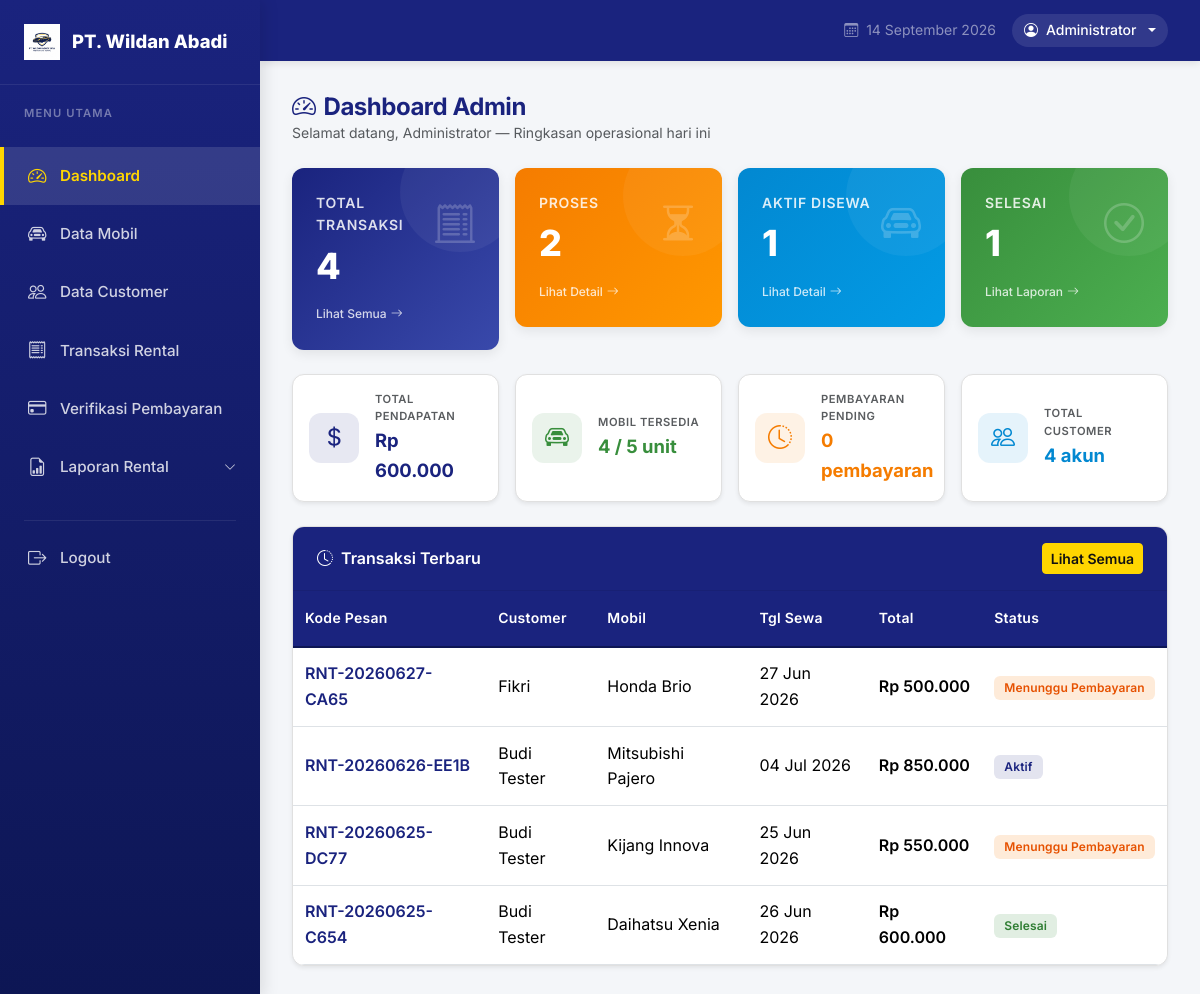
Page /admin/dashboard.php (signed in) on the committed database.
### tables this page shows
CREATE TABLE `pemesanan` (
  `id` int(10) UNSIGNED NOT NULL,
  `kode_pesan` varchar(25) NOT NULL,
  `customer_id` int(10) UNSIGNED NOT NULL,
  `mobil_id` int(10) UNSIGNED NOT NULL,
  `tanggal_sewa` date NOT NULL,
  `tanggal_kembali` date NOT NULL,
  `lama_sewa` tinyint(4) NOT NULL COMMENT 'dalam hari',
  `total_biaya` decimal(14,2) NOT NULL,
  `catatan` text DEFAULT NULL,
  `status` enum('menunggu_pembayaran','menunggu_konfirmasi','aktif','selesai','dibatalkan') NOT NULL DEFAULT 'menunggu_pembayaran',
  `created_at` timestamp NOT NULL DEFAULT current_timestamp(),
  `updated_at` timestamp NOT NULL DEFAULT current_timestamp() ON UPDATE current_timestamp()
);

CREATE TABLE `users` (
  `id` int(10) UNSIGNED NOT NULL,
  `nama_lengkap` varchar(100) NOT NULL,
  `email` varchar(100) NOT NULL,
  `password` varchar(255) NOT NULL,
  `no_telepon` varchar(20) DEFAULT NULL,
  `alamat` text DEFAULT NULL,
  `foto_profil` varchar(255) DEFAULT NULL,
  `role` enum('admin','customer','direktur') NOT NULL DEFAULT 'customer',
  `created_at` timestamp NOT NULL DEFAULT current_timestamp(),
  `updated_at` timestamp NOT NULL DEFAULT current_timestamp() ON UPDATE current_timestamp()
);

CREATE TABLE `mobil` (
  `id` int(10) UNSIGNED NOT NULL,
  `nama_mobil` varchar(100) NOT NULL,
  `tipe` varchar(50) NOT NULL,
  `tahun` year(4) DEFAULT NULL,
  `kapasitas` tinyint(4) DEFAULT NULL COMMENT 'jumlah penumpang',
  `warna` varchar(50) DEFAULT NULL,
  `plat_nomor` varchar(20) DEFAULT NULL,
  `harga_per_hari` decimal(12,2) NOT NULL,
  `deskripsi` text DEFAULT NULL,
  `foto` varchar(255) DEFAULT NULL,
  `status` enum('tersedia','disewa','servis') NOT NULL DEFAULT 'tersedia',
  `created_at` timestamp NOT NULL DEFAULT current_timestamp(),
  `updated_at` timestamp NOT NULL DEFAULT current_timestamp() ON UPDATE current_timestamp()
);

### admin/dashboard.php (the view, shortened to what this page needs)
<?php
require_once '../config/db.php';
require_once '../includes/functions.php';
$summary = $pdo->query("
    SELECT
        COUNT(*) AS total,
        SUM(CASE WHEN status IN ('menunggu_pembayaran','menunggu_konfirmasi') THEN 1 ELSE 0 END) AS proses,
        SUM(CASE WHEN status = 'aktif' THEN 1 ELSE 0 END) AS aktif,
        SUM(CASE WHEN status = 'selesai' THEN 1 ELSE 0 END) AS selesai,
        SUM(CASE WHEN status = 'selesai' THEN total_biaya ELSE 0 END) AS total_pendapatan
    FROM pemesanan
")->fetch();
$totalMobil    = (int)$pdo->query("SELECT COUNT(*) FROM mobil")->fetchColumn();
$mobilTersedia = (int)$pdo->query("SELECT COUNT(*) FROM mobil WHERE status='tersedia'")->fetchColumn();
$totalCustomer = (int)$pdo->query("SELECT COUNT(*) FROM users WHERE role='customer'")->fetchColumn();
$bayarMenunggu = (int)$pdo->query("SELECT COUNT(*) FROM pembayaran WHERE status='menunggu'")->fetchColumn();
$recentTransaksi = $pdo->query("
    SELECT p.kode_pesan, p.tanggal_sewa, p.tanggal_kembali, p.total_biaya, p.status,
           u.nama_lengkap, m.nama_mobil
    FROM pemesanan p
    JOIN users u ON p.customer_id = u.id
    JOIN mobil m ON p.mobil_id = m.id
    ORDER BY p.created_at DESC
    LIMIT 5
")->fetchAll();
require_once '../includes/header.php';
require_once '../includes/navbar-admin.php';
?>
<div class="admin-content">
    <div class="d-flex align-items-center justify-content-between mb-4">
        <div>
            <h4 class="fw-bold mb-0" style="color: var(--color-primary);">
                <i class="bi bi-speedometer2 me-2"></i>Dashboard Admin
            </h4>
            <p class="text-muted small mb-0">
                Selamat datang, <?= htmlspecialchars($_SESSION['nama']) ?> — Ringkasan operasional hari ini
            </p>
        </div>
    </div>
    <div class="row g-3 mb-4">
        <div class="col-sm-6 col-xl-3">
            <div class="card-stat">
                <div class="d-flex justify-content-between align-items-start">
                    <div>
                        <div class="card-stat-label">Total Transaksi</div>
                        <div class="card-stat-value"><?= number_format($summary['total'] ?? 0) ?></div>
                        <a href="transaksi.php" class="card-stat-link">
                            Lihat Semua <i class="bi bi-arrow-right"></i>
                        </a>
                    </div>
                    <div style="font-size: 2.5rem; opacity: 0.2;">
                        <i class="bi bi-receipt-cutoff"></i>
                    </div>
                </div>
            </div>
        </div>
        <div class="col-sm-6 col-xl-3">
            <div class="card-stat card-stat--warning">
                <div class="d-flex justify-content-between align-items-start">
                    <div>
                        <div class="card-stat-label">Proses</div>
                        <div class="card-stat-value"><?= number_format($summary['proses'] ?? 0) ?></div>
                        <a href="transaksi.php" class="card-stat-link">
                            Lihat Detail <i class="bi bi-arrow-right"></i>
                        </a>
                    </div>
                    <div style="font-size: 2.5rem; opacity: 0.2;">
                        <i class="bi bi-hourglass-split"></i>
                    </div>
                </div>
            </div>
        </div>
        <div class="col-sm-6 col-xl-3">
            <div class="card-stat" style="background-image: linear-gradient(135deg, #0288d1, #039be5);">
                <div class="d-flex justify-content-between align-items-start">
                    <div>
                        <div class="card-stat-label">Aktif Disewa</div>
                        <div class="card-stat-value"><?= number_format($summary['aktif'] ?? 0) ?></div>
                        <a href="transaksi.php" class="card-stat-link">
                            Lihat Detail <i class="bi bi-arrow-right"></i>
                        </a>
                    </div>
                    <div style="font-size: 2.5rem; opacity: 0.2;">
                        <i class="bi bi-car-front"></i>
                    </div>
                </div>
            </div>
        </div>
        <div class="col-sm-6 col-xl-3">
            <div class="card-stat card-stat--success">
                <div class="d-flex justify-content-between align-items-start">
                    <div>
                        <div class="card-stat-label">Selesai</div>
                        <div class="card-stat-value"><?= number_format($summary['selesai'] ?? 0) ?></div>
                        <a href="laporan.php" class="card-stat-link">
                            Lihat Laporan <i class="bi bi-arrow-right"></i>
                        </a>
                    </div>
                    <div style="font-size: 2.5rem; opacity: 0.2;">
                        <i class="bi bi-check-circle"></i>
                    </div>
                </div>
            </div>
        </div>
    </div>
    <div class="row g-3 mb-4">
        <div class="col-sm-6 col-xl-3">
            <div class="card h-100 shadow-sm">
                <div class="card-body d-flex align-items-center gap-3">
                    <div style="width:50px; height:50px; border-radius:12px;
                                background:rgba(26,35,126,0.1); display:flex;
                                align-items:center; justify-content:center; flex-shrink:0;">
                        <i class="bi bi-currency-dollar" style="font-size:1.5rem; color:var(--color-primary);"></i>
                    </div>
                    <div>
                        <div class="text-muted small fw-semibold text-uppercase" style="font-size:0.7rem; letter-spacing:0.05em;">
                            Total Pendapatan
                        </div>
                        <div class="fw-bold" style="font-size:1.15rem; color:var(--color-primary);">
                            <?= formatRupiah($summary['total_pendapatan'] ?? 0) ?>
                        </div>
                    </div>
                </div>
            </div>
        </div>
        <div class="col-sm-6 col-xl-3">
            <div class="card h-100 shadow-sm">
                <div class="card-body d-flex align-items-center gap-3">
                    <div style="width:50px; height:50px; border-radius:12px;
                                background:rgba(56,142,60,0.1); display:flex;
                                align-items:center; justify-content:center; flex-shrink:0;">
                        <i class="bi bi-car-front" style="font-size:1.5rem; color:var(--color-success);"></i>
                    </div>
                    <div>
                        <div class="text-muted small fw-semibold text-uppercase" style="font-size:0.7rem; letter-spacing:0.05em;">
                            Mobil Tersedia
                        </div>
                        <div class="fw-bold" style="font-size:1.15rem; color:var(--color-success);">
                            <?= $mobilTersedia ?> / <?= $totalMobil ?> unit
                        </div>
                    </div>
                </div>
            </div>
        </div>
        <div class="col-sm-6 col-xl-3">
            <div class="card h-100 shadow-sm">
                <div class="card-body d-flex align-items-center gap-3">
                    <div style="width:50px; height:50px; border-radius:12px;
                                background:rgba(245,124,0,0.1); display:flex;
                                align-items:center; justify-content:center; flex-shrink:0;">
                        <i class="bi bi-clock-history" style="font-size:1.5rem; color:var(--color-warning);"></i>
                    </div>
                    <div>
                        <div class="text-muted small fw-semibold text-uppercase" style="font-size:0.7rem; letter-spacing:0.05em;">
                            Pembayaran Pending
                        </div>
                        <div class="fw-bold" style="font-size:1.15rem; color:var(--color-warning);">
                            <?= $bayarMenunggu ?> pembayaran
                        </div>
                    </div>
                </div>
            </div>
        </div>
        <div class="col-sm-6 col-xl-3">
            <div class="card h-100 shadow-sm">
                <div class="card-body d-flex align-items-center gap-3">
                    <div style="width:50px; height:50px; border-radius:12px;
                                background:rgba(2,136,209,0.1); display:flex;
                                align-items:center; justify-content:center; flex-shrink:0;">
                        <i class="bi bi-people" style="font-size:1.5rem; color:var(--color-info);"></i>
                    </div>
                    <div>
                        <div class="text-muted small fw-semibold text-uppercase" style="font-size:0.7rem; letter-spacing:0.05em;">
                            Total Customer
                        </div>
                        <div class="fw-bold" style="font-size:1.15rem; color:var(--color-info);">
                            <?= $totalCustomer ?> akun
                        </div>
                    </div>
                </div>
            </div>
        </div>
    </div>
    <div class="row g-3">
        <div class="col-12">
            <div class="card shadow-sm">
                <div class="card-header d-flex justify-content-between align-items-center px-4 py-3"
                     style="background-color: var(--color-primary); color: white;">
                    <span class="fw-semibold">
                        <i class="bi bi-clock-history me-2"></i>Transaksi Terbaru
                    </span>
                    <a href="transaksi.php" class="btn btn-sm btn-warning">
                        Lihat Semua
                    </a>
                </div>
                <div class="card-body p-0">
                    <?php if (empty($recentTransaksi)): ?>
                        <div class="text-center py-5 text-muted">
                            <i class="bi bi-inbox" style="font-size: 2.5rem; opacity:0.3;"></i>
                            <p class="mt-2 mb-0">Belum ada transaksi</p>
                        </div>
                    <?php else: ?>
                    <div class="table-responsive">
                        <table class="table table-hover mb-0">
                            <thead>
                                <tr>
                                    <th>Kode Pesan</th>
                                    <th>Customer</th>
                                    <th>Mobil</th>
                                    <th>Tgl Sewa</th>
                                    <th>Total</th>
                                    <th>Status</th>
                                </tr>
                            </thead>
                            <tbody>
                                <?php foreach ($recentTransaksi as $t): ?>
                                <tr>
                                    <td>
                                        <a href="transaksi-detail.php?id=<?= $t['kode_pesan'] ?>"
                                           class="fw-semibold text-decoration-none"
                                           style="color:var(--color-primary);">
                                            <?= htmlspecialchars($t['kode_pesan']) ?>
                                        </a>
                                    </td>
                                    <td><?= htmlspecialchars($t['nama_lengkap']) ?></td>
                                    <td><?= htmlspecialchars($t['nama_mobil']) ?></td>
                                    <td><?= date('d M Y', strtotime($t['tanggal_sewa'])) ?></td>
                                    <td class="text-rupiah"><?= formatRupiah($t['total_biaya']) ?></td>
                                    <td><?= getStatusBadge($t['status']) ?></td>
                                </tr>
                                <?php endforeach; ?>
                            </tbody>
                        </table>
                    </div>
                    <?php endif; ?>
                </div>
            </div>
        </div>
    </div>
</div>
<?php
require_once '../includes/footer.php';
?>

### includes/functions.php (shortened to what this page needs)
<?php
function formatRupiah(float $angka): string {
    return 'Rp ' . number_format($angka, 0, ',', '.');
}
function getStatusBadge(string $status): string {
    $map = [
        'tersedia'            => ['success',   'Tersedia'],
        'disewa'              => ['warning',   'Disewa'],
        'servis'              => ['secondary', 'Servis'],
        'menunggu_pembayaran' => ['warning',   'Menunggu Pembayaran'],
        'menunggu_konfirmasi' => ['info',      'Menunggu Konfirmasi'],
        'aktif'               => ['primary',   'Aktif'],
        'selesai'             => ['success',   'Selesai'],
        'dibatalkan'          => ['danger',    'Dibatalkan'],
        'menunggu'            => ['warning',   'Menunggu'],
        'diterima'            => ['success',   'Diterima'],
        'ditolak'             => ['danger',    'Ditolak'],
        'baik'                => ['success',   'Baik'],
        'rusak_ringan'        => ['warning',   'Rusak Ringan'],
        'rusak_berat'         => ['danger',    'Rusak Berat'],
    ];
    [$color, $label] = $map[$status] ?? ['secondary', ucfirst($status)];
    return "<span class=\"badge bg-{$color}\">{$label}</span>";
}

### rows in the picture
pemesanan: kode_pesan "RNT-20260627-CA65", customer.nama_lengkap "Fikri", mobil.nama_mobil "Honda Brio", tanggal_sewa "27 Jun 2026", total_biaya "Rp 500.000", label "Menunggu Pembayaran"
pemesanan: kode_pesan "RNT-20260626-EE1B", customer.nama_lengkap "Budi Tester", mobil.nama_mobil "Mitsubishi Pajero", tanggal_sewa "04 Jul 2026", total_biaya "Rp 850.000", label "Aktif"
pemesanan: kode_pesan "RNT-20260625-DC77", customer.nama_lengkap "Budi Tester", mobil.nama_mobil "Kijang Innova", tanggal_sewa "25 Jun 2026", total_biaya "Rp 550.000", label "Menunggu Pembayaran"
pemesanan: kode_pesan "RNT-20260625-C654", customer.nama_lengkap "Budi Tester", mobil.nama_mobil "Daihatsu Xenia", tanggal_sewa "26 Jun 2026", total_biaya "Rp 600.000", label "Selesai"

### other values in the picture
$_SESSION['nama'] "Administrator"
$summary['total'] "4"
$summary['proses'] "2"
$summary['aktif'] "1"
$summary['selesai'] "1"
formatRupiah($summary['total_pendapatan'] ?? 0) "Rp 600.000"
$mobilTersedia "4"
$totalMobil "5"
$bayarMenunggu "0"
$totalCustomer "4"
